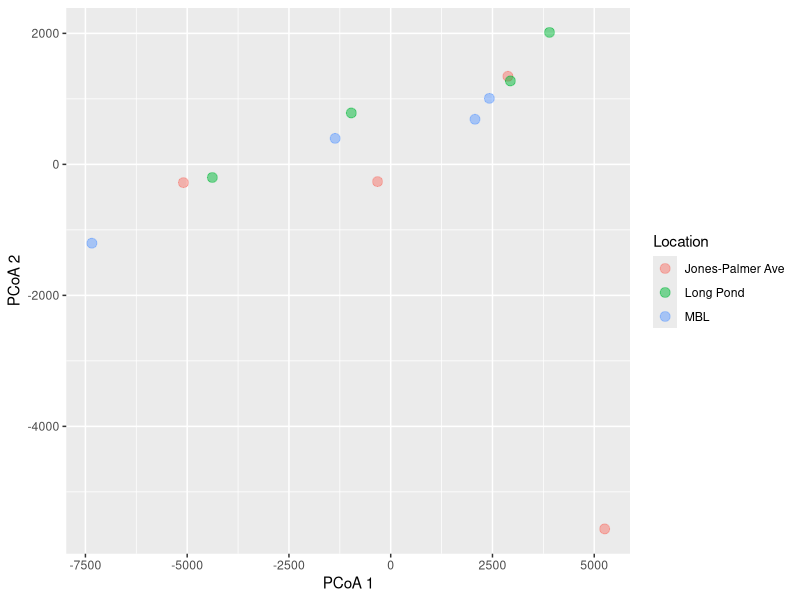
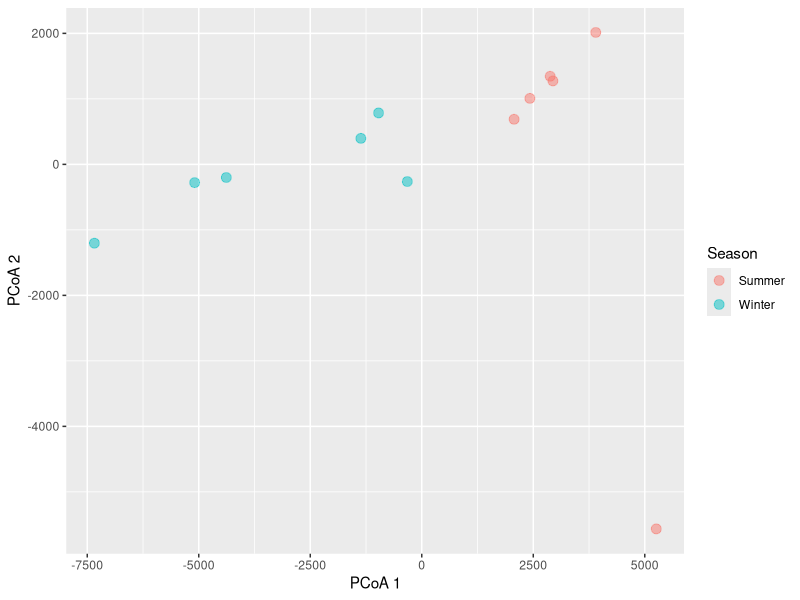

The R source for these figures, in order:
## ---- chunk 1
library(tidyverse)

covariates <- read_tsv("data/FWS_covariates.txt")
abundances <- read_tsv("data/FWS_OTUs.txt")%>% 
  rename(taxonomy = `...1`)
## ---- chunk 2
names(abundances)
## ---- chunk 3
 abundances_long <- abundances %>% 
  pivot_longer(
    !taxonomy, #pivot all the rows except taxonomy
    names_to = "sample", values_to = "count"
  )
abundances_long
## ---- chunk 4
abundances_wide_tax <- abundances_long %>% 
  pivot_wider(
    names_from = taxonomy,
    values_from = count
    )
abundances_wide_tax
## ---- chunk 5
if (!requireNamespace("vegan", quietly = TRUE)) {
     install.packages("vegan")
}
library(vegan)

    # makes a table in the form of a matrix, where every value in the table is numeric 
abund_matrix <- as.matrix(
                          abundances_wide_tax %>% 
                          select(!sample) # eliminates the sample column, which is not numeric.  
                          )

distances <- vegdist(abund_matrix, method = "euclidean") # calculates the distances between samples in 387 dimensions


pcoa_plotting_data <- cmdscale(distances, eig= TRUE, k=2) # reduces dimensions 
                    # cmd stands for classical multidimensional scaling

pcoa_point_data <- as.data.frame(pcoa_plotting_data$points) # extracts plottable x,y coordinates from PCoA plot

pcoa_point_data$sample <- NA # add a new empty column
pcoa_point_data$sample <- abundances_wide_tax$sample  # fill that column with contents of sample column from the abundances_wide_tax table


covariates <- covariates %>% 
  rename(sample=SampleName) 

pcoa_w_metadata <- inner_join(pcoa_point_data, covariates, by = "sample") # merges the covariates table with the pcoa table


pcoa_w_metadata # take a peek at the final table, then we will plot!
## ---- chunk 6
#Plot by Location
ggplot(pcoa_w_metadata,
       aes(
         x=V1, 
         y=V2, 
         color = Location
           )
       ) + 
  geom_point(size = 3, alpha = .5) +
  # geom_text_repel() +
  xlab("PCoA 1") +
  ylab("PCoA 2") 

## ---- chunk 7
#Plot by season
ggplot(pcoa_w_metadata,
       aes(
         x=V1, 
         y=V2, 
         color = Season
           )
       ) + 
  geom_point(size = 3, alpha = .5) +
  # geom_text_repel() +
  xlab("PCoA 1") +
  ylab("PCoA 2") 

